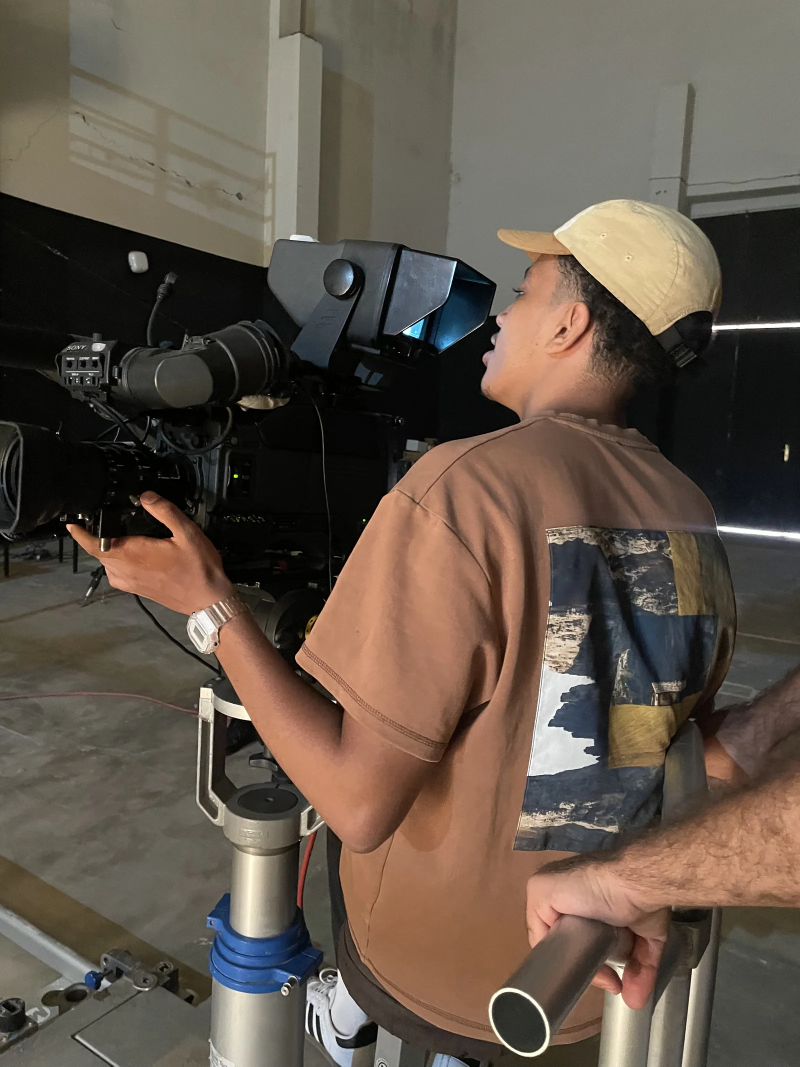
#> input picture pics/gallery/responsive/p02-1600.webp, 1600 x 2133 px (shown at 1/2 size); its folder holds only this picture in this run
$ python build-gallery-pics.py ../pics/gallery/responsive
#> lines starting #> are read from the running program, lines starting #| are printed output that depends on the picture
"""Build the gallery page's responsive stills from a folder of originals.

python scripts/build-gallery-pics.py "C:/path/to/gallery"

Reads JPEG, PNG, WebP and HEIC (needs `pip install pillow-heif`), in name
order. Each picture becomes pNN at 320/640/960/1600/2400 px wide (never
upscaled), WebP quality 84, in pics/gallery/responsive/. Writes
js/gallery-data.js and prints the id list for PHOTOS in js/gallery-wall.js.
The originals are only read, never changed.
"""
import json
import sys
from pathlib import Path

from PIL import Image, ImageOps

try:
    import pillow_heif
    pillow_heif.register_heif_opener()
#> (this line was passed over: pillow_heif is not available in this run)
except ImportError:
    pillow_heif = None

ROOT = Path(__file__).resolve().parents[1]
OUT = ROOT / 'pics/gallery/responsive'
TYPES = ('.jpg', '.jpeg', '.png', '.webp', '.heic', '.heif')


def main():
    source_dir = Path(sys.argv[1])
    files = sorted(p for p in source_dir.iterdir() if p.suffix.lower() in TYPES)
    if any(p.suffix.lower() in ('.heic', '.heif') for p in files) and not pillow_heif:
        sys.exit('HEIC files found: run  pip install pillow-heif  first.')
    OUT.mkdir(parents=True, exist_ok=True)
    pictures = {}
    for index, source in enumerate(files, 1):
        stem = f'p{index:02d}'
        with Image.open(source) as image:
#> image is the input picture: PIL image 1600x2133 RGB; mean R, G, B 97.8, 85.8, 74.3
            image = ImageOps.exif_transpose(image).convert('RGB')
            sources = []
            for width in sorted({min(w, image.width) for w in (320, 640, 960, 1600, 2400)}):
                name = f'pics/gallery/responsive/{stem}-{width}.webp'
                resized = image.copy()
                resized.thumbnail((width, 100000), Image.Resampling.LANCZOS)
                resized.save(ROOT / name, 'WEBP', quality=84, method=6)
                sources.append({'src': name, 'width': width})
#> this loop made 4 passes
#> pass 1, in main, `resized.save(ROOT / name, 'WEBP', quality=84, method=6)`:
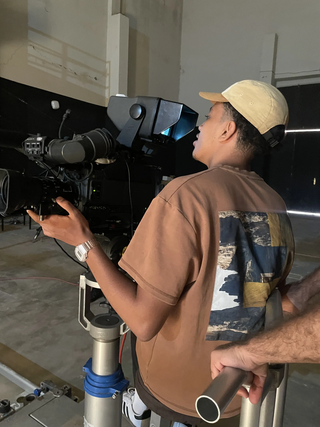
#> saved as p01-320.webp: PIL image 320x427 RGB; mean R, G, B 97.9, 85.9, 74.5
#> pass 2, in main, `resized.save(ROOT / name, 'WEBP', quality=84, method=6)`:
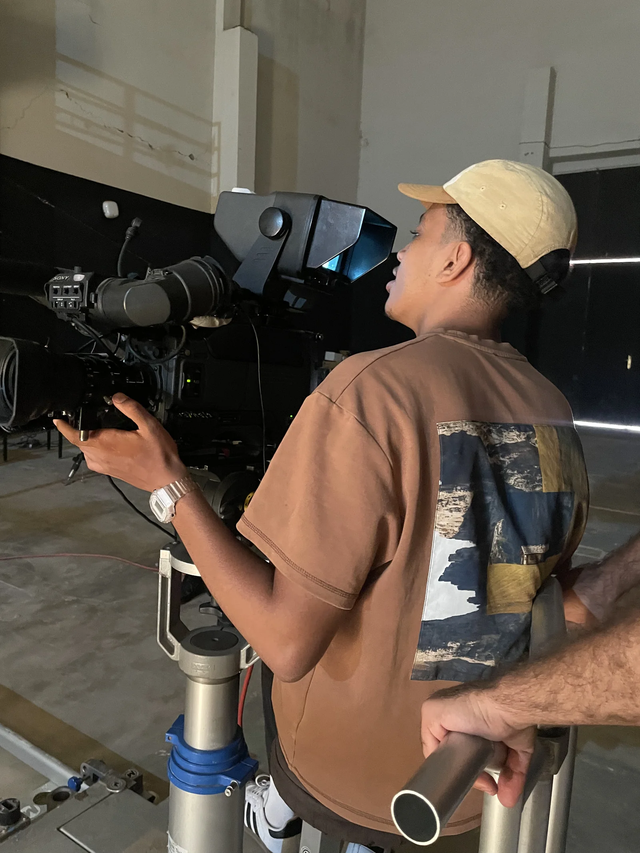
#> saved as p01-640.webp: PIL image 640x853 RGB; mean R, G, B 97.8, 85.8, 74.3
#> after the loop, sources = 4 items
            pictures[stem] = {'width': image.width, 'height': image.height, 'sources': sources}
        print(f'{stem}  {image.width}x{image.height}  <- {source.name}')
#| p01  1600x2133  <- p02-1600.webp
    (ROOT / 'js/gallery-data.js').write_text(
        '// Generated by scripts/build-gallery-pics.py; no media is fetched here.\n'
        'window.galleryPictures = ' + json.dumps(pictures, separators=(',', ':')) + ';\n',
        encoding='utf-8')
    print('PHOTOS =', json.dumps(list(pictures)))
#| PHOTOS = ["p01"]


if __name__ == '__main__':
    main()

$ run again, on pics/gallery/responsive/p05-640.webp
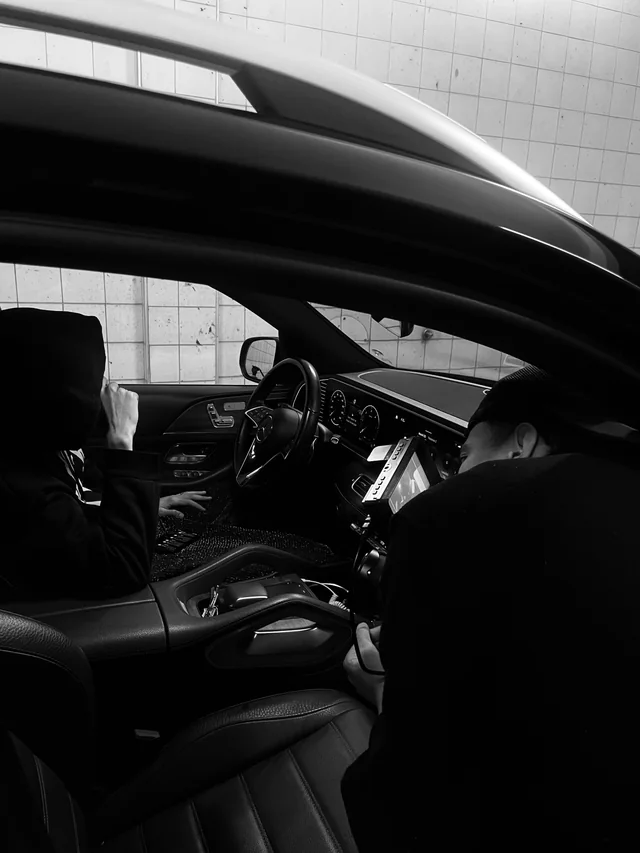
#> input picture pics/gallery/responsive/p05-640.webp, 640 x 853 px
#> in main, image is the input picture: PIL image 640x853 RGB; mean R, G, B 51.4, 51.4, 51.4
#> the loop in main, `for width in sorted({min(w, image.width) for w in (320, 640, 960, 1600..` made 2 passes
#> pass 1, in main, `resized.save(ROOT / name, 'WEBP', quality=84, method=6)`:
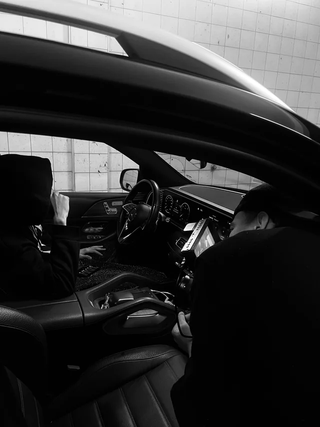
#> saved as p01-320.webp: PIL image 320x427 RGB; mean R, G, B 51.5, 51.5, 51.5
#> after the loop in main, `for width in sorted({min(w, image.width) for w in (320, 640, 960, 1600..`: sources = 2 items
#| p01  640x853  <- p05-640.webp
#| PHOTOS = ["p01"]

$ run again, on pics/gallery/responsive/p10-1600.webp
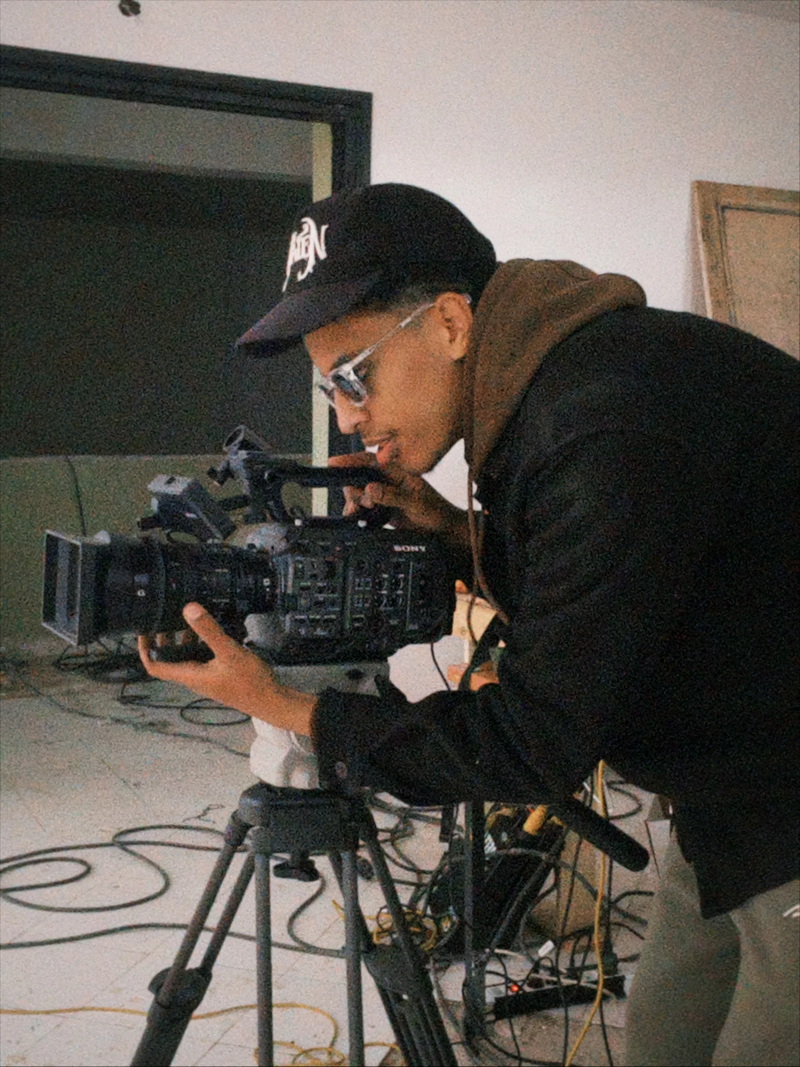
#> input picture pics/gallery/responsive/p10-1600.webp, 1600 x 2133 px (shown at 1/2 size)
#> in main, image is the input picture: PIL image 1600x2133 RGB; mean R, G, B 90.1, 84.7, 77.7
#> the loop in main, `for width in sorted({min(w, image.width) for w in (320, 640, 960, 1600..` made 4 passes
#> pass 1, in main, `resized.save(ROOT / name, 'WEBP', quality=84, method=6)`:
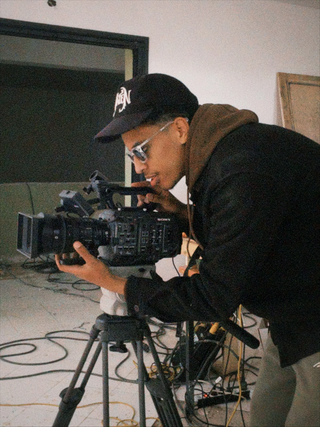
#> saved as p01-320.webp: PIL image 320x427 RGB; mean R, G, B 90.2, 84.8, 77.9
#> pass 2, in main, `resized.save(ROOT / name, 'WEBP', quality=84, method=6)`:
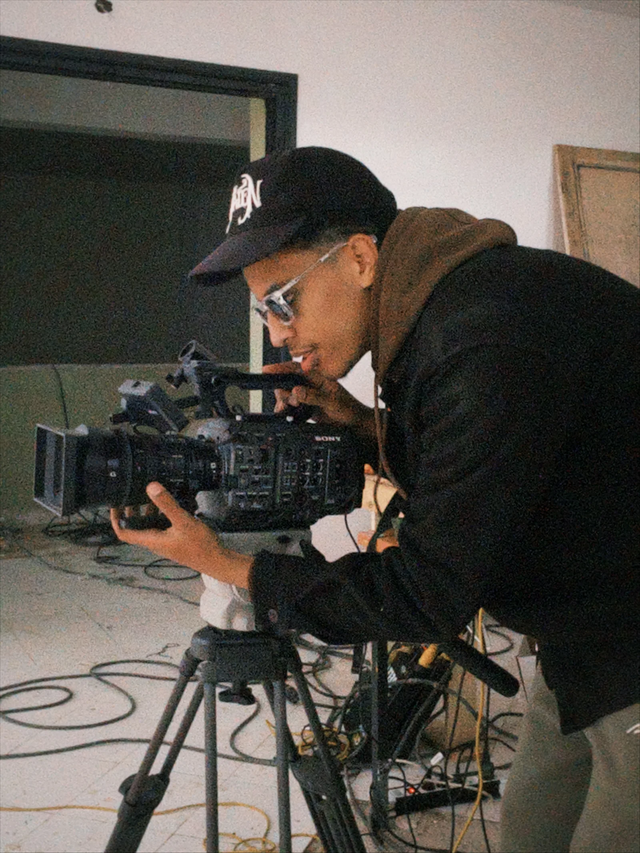
#> saved as p01-640.webp: PIL image 640x853 RGB; mean R, G, B 90.1, 84.7, 77.7
#> after the loop in main, `for width in sorted({min(w, image.width) for w in (320, 640, 960, 1600..`: sources = 4 items
#| p01  1600x2133  <- p10-1600.webp
#| PHOTOS = ["p01"]
